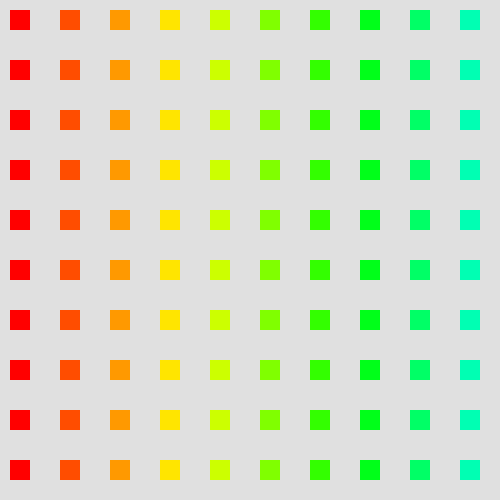
Frame 1 (no input)
Frame 60 (no input): identical to frame 1, image omitted
Frame 120 (the mouse pressed at the canvas centre since frame 60): identical to frame 1, image omitted

The p5.js sketch that drew this single still picture (run headless with seeded random() and noise() and a simulated clock; from frame 60 on, the mouse is pressed at the canvas centre):

// p5.js sketch
// ── sketch.js
function setup() {
  createCanvas(500, 500);
  background(224);
  angleMode(DEGREES);
  colorMode(HSB, 360, 100, 100);
  noStroke();
}

function draw() {
  for (let x = 0; x < 10; x++) {
    for (let y = 0; y < 10; y++) {
      let startColor = color(360, 100, 100);
      let endColor = color(180, 100, 100);
      let c = lerpColor(startColor, endColor, x/10);
      noStroke();
      fill(c);
      rect(x * 50 + 10, y * 50 + 10, 20, 20);
    }
  }
}
